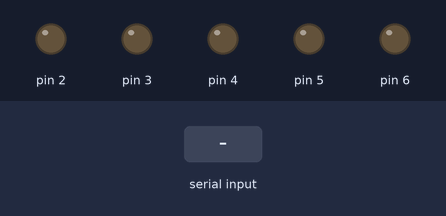
Recording of a sketch running on a simulated Arduino Uno, built with avr-gcc and run on an emulated ATmega328P. Parts: output pins drawn as LEDs (lit = HIGH). The test bench sets the inputs (shaded band).

Above: at 1.2 s.
1.3 s: "90,45\n" received over Serial
At 1.7 s:
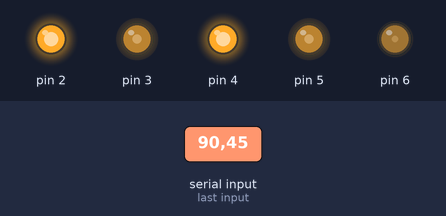
3.8 s: "30,150\n" received over Serial
At 4.6 s:
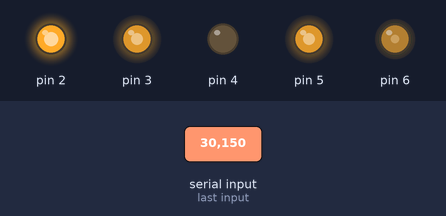
6.3 s: "200\n" received over Serial
At 6.6 s:
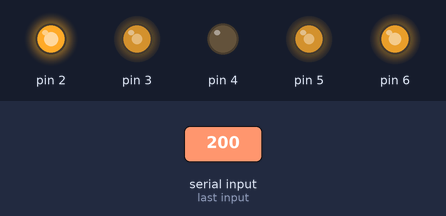
Timing chart, 0 to 9.3 s (numbered marks = the images above; inputs shaded):
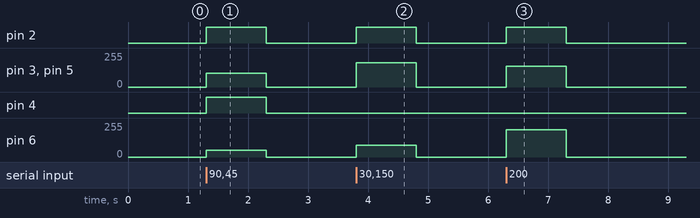

The sketch:

arduino_beats.ino
```cpp
float incValue = 0;

void setup() {
  pinMode(2,OUTPUT);

  Serial.begin(9600);
}

/*
 * we're doing a 4.2.1.2.4 division to make a triangle like lighting, but you can handle this
 * however you want, just use incValue then multiply by 255 in order to control voltage
 *
 * incValue range is between the threshold set inside the ArduinoBeats software and 1. (threshold, 1)
 * The software automatically send 0 float when the ports are closed.
 */
void loop() {
  if (Serial.available() > 0) {
    incValue = Serial.parseFloat();
    analogWrite(2, incValue * 255 / 4);
    analogWrite(3, incValue * 255 / 2);
    analogWrite(4, incValue * 255);
    analogWrite(5, incValue * 255 / 2);
    analogWrite(6, incValue * 255 / 4);
  }
}
```

Measured:
- after the input at 1.3 s, pin 2, pin 4: LOW → HIGH at once, → LOW 1.0 s later; pin 3, pin 5: 0/255 → 105/255 at once, → 0/255 1.0 s later; pin 6: 0/255 → 52/255 at once, → 0/255 1.0 s later
- after the input at 3.8 s, pin 2: LOW → HIGH at once, → LOW 1.0 s later; pin 3, pin 5: 0/255 → 181/255 at once, → 0/255 1.0 s later; pin 6: 0/255 → 90/255 at once, → 0/255 1.0 s later
- after the input at 6.3 s, pin 2: LOW → HIGH at once, → LOW 1.0 s later; pin 3, pin 5: 0/255 → 156/255 at once, → 0/255 1.0 s later; pin 6: 0/255 → 206/255 at once, → 0/255 1.0 s later
